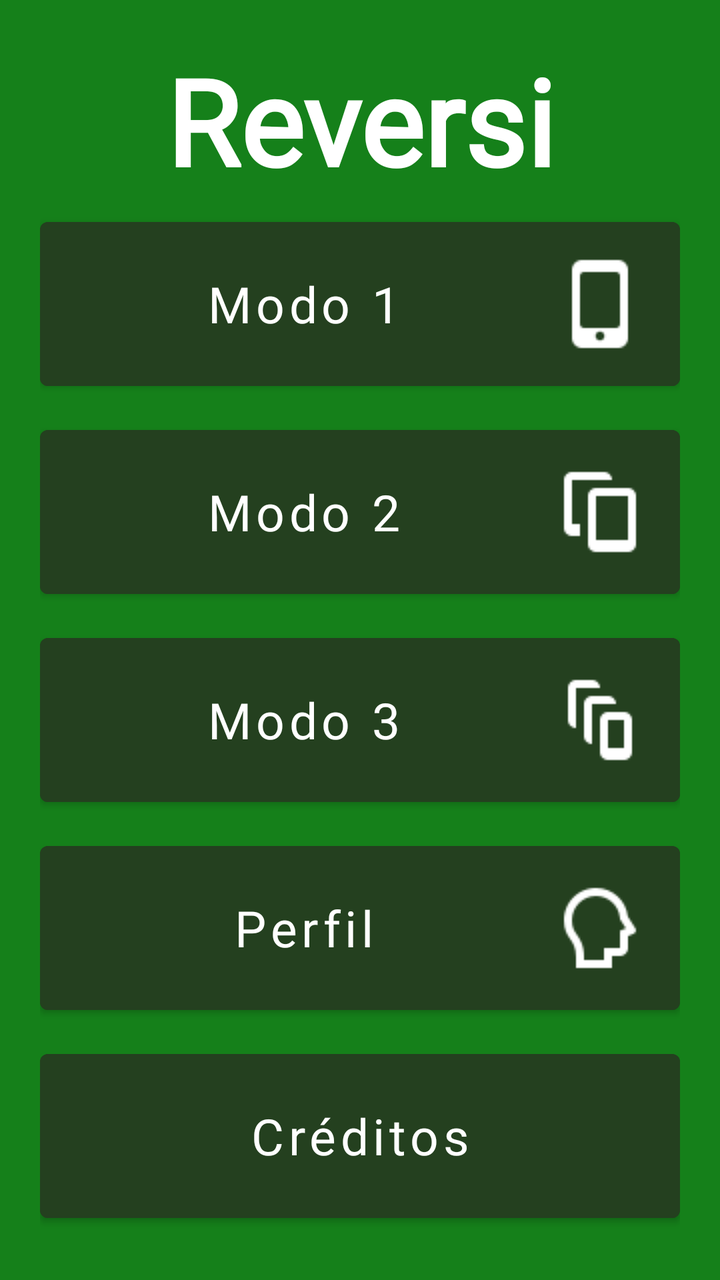
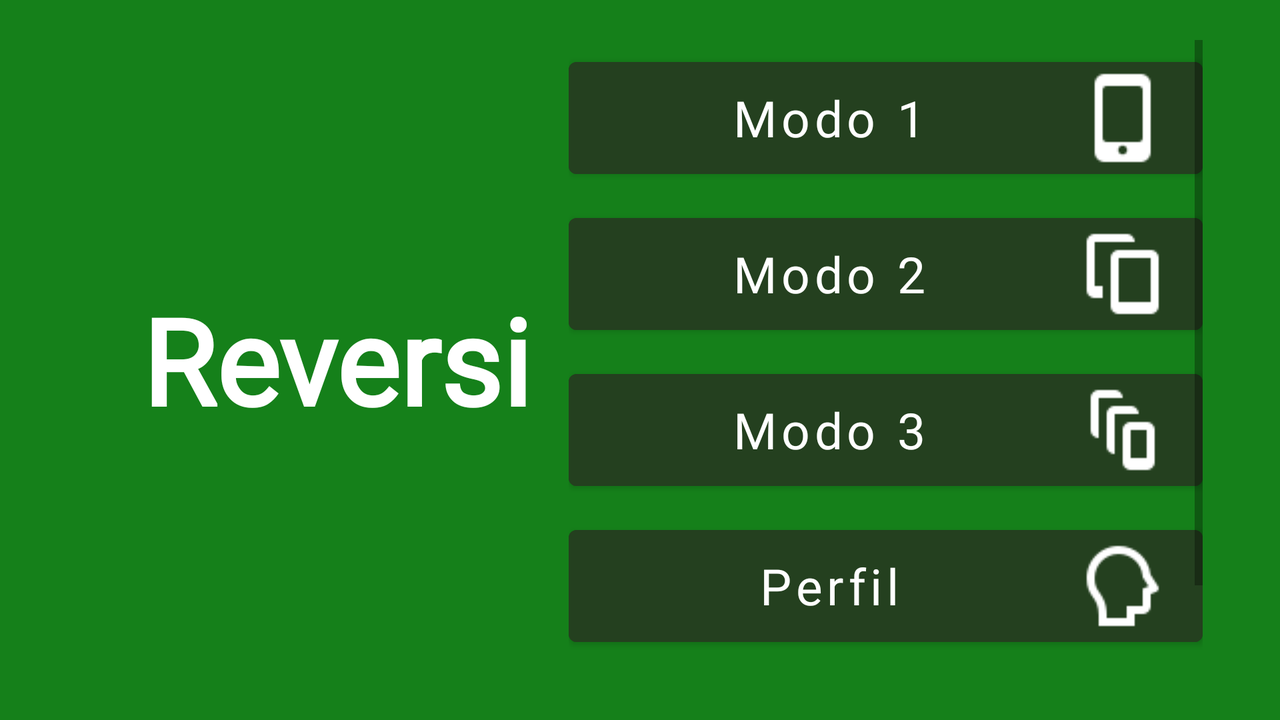

One screen, two layout resources from the same app: the default and the repository's alternative for another configuration. Each is rendered where Android would select it; the XML of both is given below.
<!-- AndroidManifest.xml: application theme Theme.AMov_TP_Reversi_Grupo35 -->
<!-- res/layout/activity_main.xml -->
<?xml version="1.0" encoding="utf-8"?>
<LinearLayout xmlns:android="http://schemas.android.com/apk/res/android"
    xmlns:app="http://schemas.android.com/apk/res-auto"
    xmlns:tools="http://schemas.android.com/tools"
    android:layout_width="match_parent"
    android:layout_height="match_parent"
    tools:context=".MainActivity"
    android:orientation="vertical"
    android:background="@color/green"
    android:padding="20dp">

    <TextView
        android:layout_width="match_parent"
        android:layout_height="wrap_content"
        android:text="@string/reversi"
        android:textSize="60sp"
        android:gravity="center"
        android:textStyle="bold"
        android:textColor="@color/white"
        android:fontFamily="@font/baloo2_bold"
        />

    <LinearLayout
        android:layout_width="match_parent"
        android:layout_height="match_parent"
        android:orientation="vertical">

        <Button
            android:layout_width="match_parent"
            android:layout_height="0dp"
            android:layout_weight="1"
            android:layout_marginVertical="5dp"
            android:text="@string/modo_1"
            android:textSize="25sp"
            android:textAllCaps="false"
            android:drawableEnd="@drawable/ic_phone_white"
            android:backgroundTint="@color/dark_green"
            android:onClick="onClick_btnModo1"
            />

        <Button
            android:layout_width="match_parent"
            android:layout_height="0dp"
            android:layout_weight="1"
            android:layout_marginVertical="5dp"
            android:text="@string/modo_2"
            android:textSize="25sp"
            android:textAllCaps="false"
            android:drawableEnd="@drawable/ic_two_phone_white"
            android:backgroundTint="@color/dark_green"
            android:onClick="onClick_btnModo2"
            />

        <Button
            android:layout_width="match_parent"
            android:layout_height="0dp"
            android:layout_marginVertical="5dp"
            android:layout_weight="1"
            android:text="@string/modo_3"
            android:textSize="25sp"
            android:textAllCaps="false"
            android:drawableEnd="@drawable/ic_three_phone_white"
            android:backgroundTint="@color/dark_green"
            android:onClick="onClick_btnModo3"
            />

        <Button
            android:layout_width="match_parent"
            android:layout_height="0dp"
            android:layout_marginVertical="5dp"
            android:layout_weight="1"
            android:text="@string/perfil"
            android:textSize="25sp"
            android:textAllCaps="false"
            android:drawableEnd="@drawable/ic_profile_white"
            android:backgroundTint="@color/dark_green"
            android:onClick="onClick_btnPerfil"
            />

        <Button
            android:layout_width="match_parent"
            android:layout_height="0dp"
            android:layout_marginVertical="5dp"
            android:layout_weight="1"
            android:text="@string/creditos"
            android:textSize="25sp"
            android:textAllCaps="false"
            android:drawableEnd="@drawable/ic_info_white"
            android:backgroundTint="@color/dark_green"
            android:onClick="onClick_btnCreditos"
            />
    </LinearLayout>


</LinearLayout>
<!-- resources referenced by this layout -->
<resources>
  <color name="dark_green">#24401F</color>
  <color name="green">#15801A</color>
  <color name="white">#FFFFFFFF</color>
  <!-- drawable ic_phone_white: png bitmap (drawable, 391 bytes) -->
  <!-- drawable ic_profile_white: png bitmap (drawable, 803 bytes) -->
  <!-- drawable ic_three_phone_white: png bitmap (drawable, 382 bytes) -->
  <!-- drawable ic_two_phone_white: png bitmap (drawable, 367 bytes) -->
  <string name="creditos">Créditos</string>
  <string name="modo_1">Modo 1</string>
  <string name="modo_2">Modo 2</string>
  <string name="modo_3">Modo 3</string>
  <string name="perfil">Perfil</string>
  <string name="reversi" translatable="false">Reversi</string>
  <style name="Theme.AMov_TP_Reversi_Grupo35" parent="Theme.MaterialComponents.DayNight.DarkActionBar">
          
          <item name="colorPrimary">#009644</item>
          <item name="colorPrimaryVariant">#00602C</item>
          <item name="colorOnPrimary">@color/white</item>
          
          <item name="colorSecondary">@color/teal_200</item>
          <item name="colorSecondaryVariant">@color/teal_700</item>
          <item name="colorOnSecondary">@color/black</item>
          
          <item name="android:statusBarColor" tools:targetApi="l">?attr/colorPrimaryVariant</item>
          
          <item name="fontFamily">@font/baloo2_regular</item>
      </style>
  <color name="teal_200">#FF03DAC5</color>
  <color name="teal_700">#FF018786</color>
  <color name="black">#FF000000</color>
</resources>
<!-- res/layout-land/activity_main.xml (the repository's variant of the layout above) -->
<!-- drawn on the phone turned sideways -->
<?xml version="1.0" encoding="utf-8"?>
<androidx.constraintlayout.widget.ConstraintLayout xmlns:android="http://schemas.android.com/apk/res/android"
    xmlns:app="http://schemas.android.com/apk/res-auto"
    xmlns:tools="http://schemas.android.com/tools"
    android:layout_width="match_parent"
    android:layout_height="match_parent"
    tools:context=".MainActivity"
    android:orientation="vertical"
    android:background="@color/green"
    android:padding="20dp">

    <TextView
        android:id="@+id/textView2"
        android:layout_width="wrap_content"
        android:layout_height="wrap_content"
        android:fontFamily="@font/baloo2_bold"
        android:gravity="center"
        android:text="@string/reversi"
        android:textColor="@color/white"
        android:textSize="60sp"
        android:textStyle="bold"
        app:layout_constraintBottom_toBottomOf="parent"
        app:layout_constraintEnd_toEndOf="parent"
        app:layout_constraintHorizontal_bias="0.125"
        app:layout_constraintStart_toStartOf="parent"
        app:layout_constraintTop_toTopOf="parent"
        app:layout_constraintVertical_bias="0.498" />


    <ScrollView
        android:layout_width="wrap_content"
        android:layout_height="wrap_content"
        app:layout_constraintBottom_toBottomOf="parent"
        app:layout_constraintEnd_toEndOf="parent"
        app:layout_constraintStart_toEndOf="@+id/textView2"
        app:layout_constraintTop_toTopOf="parent">

        <LinearLayout
            android:layout_width="317dp"
            android:layout_height="364dp"
            android:orientation="vertical"
            >

            <Button
                android:layout_width="match_parent"
                android:layout_height="0dp"
                android:layout_marginVertical="5dp"
                android:layout_weight="1"
                android:backgroundTint="@color/dark_green"
                android:drawableEnd="@drawable/ic_phone_white"
                android:onClick="onClick_btnModo1"
                android:text="@string/modo_1"
                android:textAllCaps="false"
                android:textSize="25sp" />

            <Button
                android:layout_width="match_parent"
                android:layout_height="0dp"
                android:layout_marginVertical="5dp"
                android:layout_weight="1"
                android:backgroundTint="@color/dark_green"
                android:drawableEnd="@drawable/ic_two_phone_white"
                android:onClick="onClick_btnModo2"
                android:text="@string/modo_2"
                android:textAllCaps="false"
                android:textSize="25sp" />

            <Button
                android:layout_width="match_parent"
                android:layout_height="0dp"
                android:layout_marginVertical="5dp"
                android:layout_weight="1"
                android:backgroundTint="@color/dark_green"
                android:drawableEnd="@drawable/ic_three_phone_white"
                android:onClick="onClick_btnModo3"
                android:text="@string/modo_3"
                android:textAllCaps="false"
                android:textSize="25sp" />

            <Button
                android:layout_width="match_parent"
                android:layout_height="0dp"
                android:layout_marginVertical="5dp"
                android:layout_weight="1"
                android:backgroundTint="@color/dark_green"
                android:drawableEnd="@drawable/ic_profile_white"
                android:onClick="onClick_btnPerfil"
                android:text="@string/perfil"
                android:textAllCaps="false"
                android:textSize="25sp" />

            <Button
                android:layout_width="match_parent"
                android:layout_height="0dp"
                android:layout_marginVertical="5dp"
                android:layout_weight="1"
                android:backgroundTint="@color/dark_green"
                android:drawableEnd="@drawable/ic_info_white"
                android:onClick="onClick_btnCreditos"
                android:text="@string/creditos"
                android:textAllCaps="false"
                android:textSize="25sp" />
        </LinearLayout>

    </ScrollView>

</androidx.constraintlayout.widget.ConstraintLayout>
